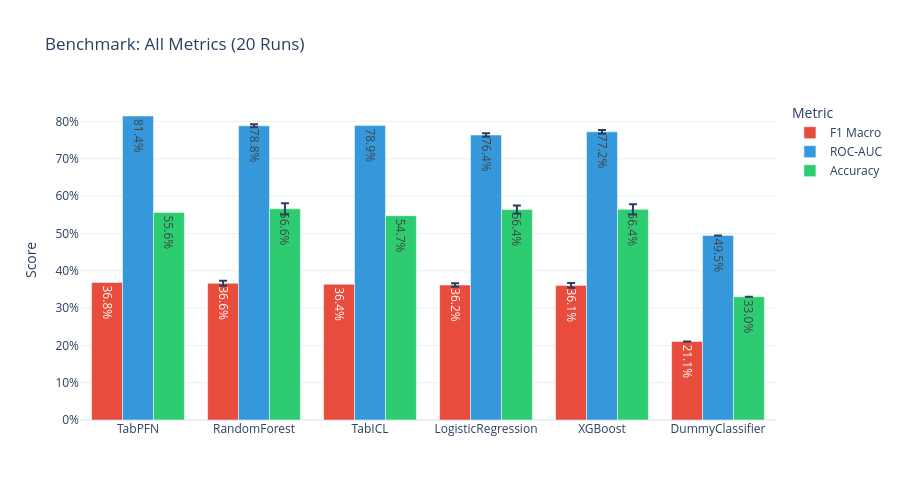

Source (notebook cell):
### Markdown cell above
## 4.2 ROC-AUC Comparison

### Code cell
# AUC + F1 Combined: Grouped Bar
metrics_long = []
for _, row in df_summary.iterrows():
    metrics_long.append({'model': row['model'], 'Metric': 'F1 Macro', 'Score': row['f1_mean'], 'Std': row['f1_std']})
    metrics_long.append({'model': row['model'], 'Metric': 'ROC-AUC', 'Score': row['auc_mean'], 'Std': row['auc_std']})
    metrics_long.append({'model': row['model'], 'Metric': 'Accuracy', 'Score': row['acc_mean'], 'Std': row['acc_std']})

ml_df = pd.DataFrame(metrics_long)

fig3 = px.bar(
    ml_df, x='model', y='Score', color='Metric', error_y='Std',
    barmode='group',
    title=f'Benchmark: All Metrics ({N_LOOPS} Runs)',
    template='plotly_white',
    text_auto='.1%',
    color_discrete_map={'F1 Macro': '#e74c3c', 'ROC-AUC': '#3498db', 'Accuracy': '#2ecc71'},
    category_orders={'model': model_order[::-1]}
)
fig3.update_layout(yaxis_tickformat='.0%', xaxis_title=None, height=500)
show_and_save(fig3, "benchmark_all_metrics")

### Figure 1 — Plotly figure (JSON) as saved in the notebook; plotly's stock layout.template omitted (floating-point values rounded to 4 significant figures)
{"data": [{"alignmentgroup": "True", "error_y": {"array": [NaN, 0.006439, NaN, 0.004744, 0.006177, 0.0]}, "hovertemplate": "Metric=F1 Macro<br>model=%{x}<br>Score=%{y}<extra></extra>", "legendgroup": "F1 Macro", "marker": {"color": "#e74c3c", "pattern": {"shape": ""}}, "name": "F1 Macro", "offsetgroup": "F1 Macro", "orientation": "v", "showlegend": true, "textposition": "auto", "texttemplate": "%{y:.1%}", "type": "bar", "x": ["TabPFN", "RandomForest", "TabICL", "LogisticRegression", "XGBoost", "DummyClassifier"], "xaxis": "x", "y": [0.3684, 0.3664, 0.3637, 0.3615, 0.3607, 0.2106], "yaxis": "y"}, {"alignmentgroup": "True", "error_y": {"array": [NaN, 0.004125, NaN, 0.00443, 0.005192, 0.0]}, "hovertemplate": "Metric=ROC-AUC<br>model=%{x}<br>Score=%{y}<extra></extra>", "legendgroup": "ROC-AUC", "marker": {"color": "#3498db", "pattern": {"shape": ""}}, "name": "ROC-AUC", "offsetgroup": "ROC-AUC", "orientation": "v", "showlegend": true, "textposition": "auto", "texttemplate": "%{y:.1%}", "type": "bar", "x": ["TabPFN", "RandomForest", "TabICL", "LogisticRegression", "XGBoost", "DummyClassifier"], "xaxis": "x", "y": [0.8145, 0.7881, 0.7893, 0.7635, 0.7721, 0.4946], "yaxis": "y"}, {"alignmentgroup": "True", "error_y": {"array": [NaN, 0.01509, NaN, 0.01066, 0.01365, 0.0]}, "hovertemplate": "Metric=Accuracy<br>model=%{x}<br>Score=%{y}<extra></extra>", "legendgroup": "Accuracy", "marker": {"color": "#2ecc71", "pattern": {"shape": ""}}, "name": "Accuracy", "offsetgroup": "Accuracy", "orientation": "v", "showlegend": true, "textposition": "auto", "texttemplate": "%{y:.1%}", "type": "bar", "x": ["TabPFN", "RandomForest", "TabICL", "LogisticRegression", "XGBoost", "DummyClassifier"], "xaxis": "x", "y": [0.556, 0.5658, 0.5473, 0.5639, 0.5643, 0.3305], "yaxis": "y"}], "layout": {"barmode": "group", "height": 500, "legend": {"title": {"text": "Metric"}, "tracegroupgap": 0}, "title": {"text": "Benchmark: All Metrics (20 Runs)"}, "xaxis": {"anchor": "y", "categoryarray": ["TabPFN", "RandomForest", "TabICL", "LogisticRegression", "XGBoost", "DummyClassifier"], "categoryorder": "array", "domain": [0, 1], "title": {}}, "yaxis": {"anchor": "x", "domain": [0, 1], "tickformat": ".0%", "title": {"text": "Score"}}}}
